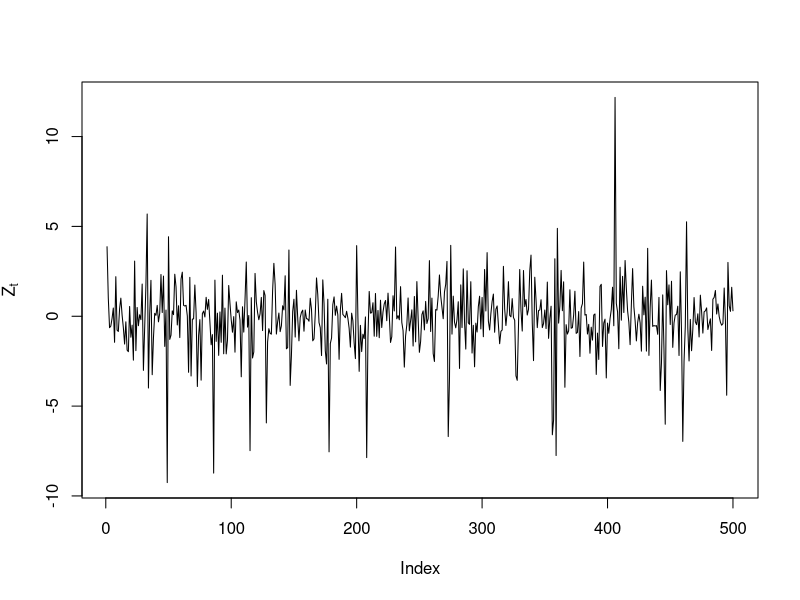
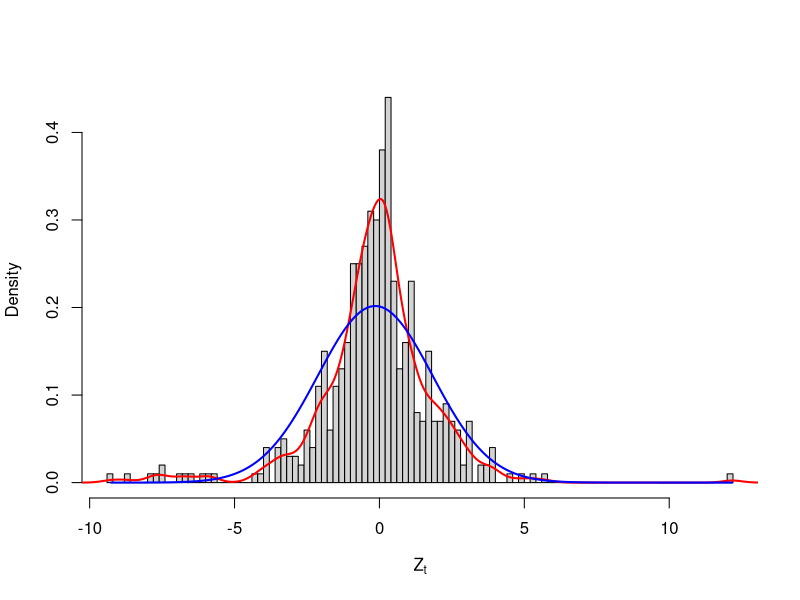
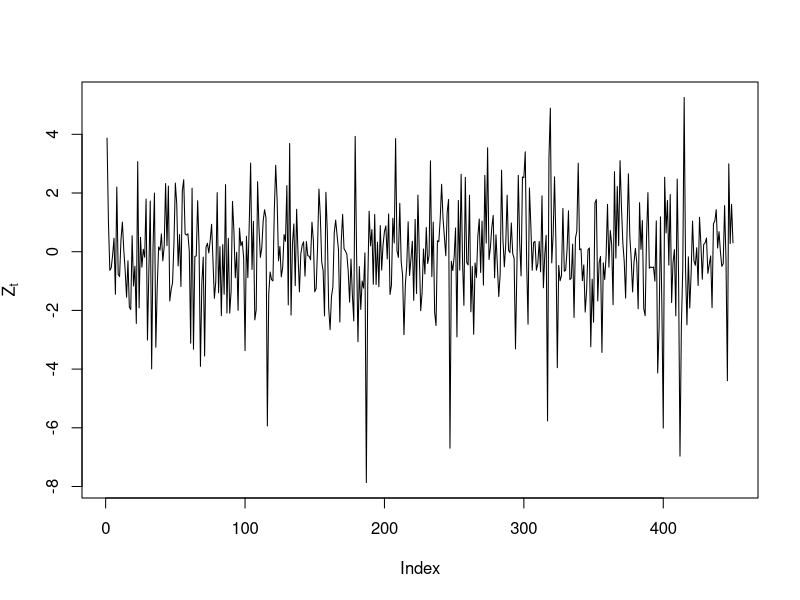
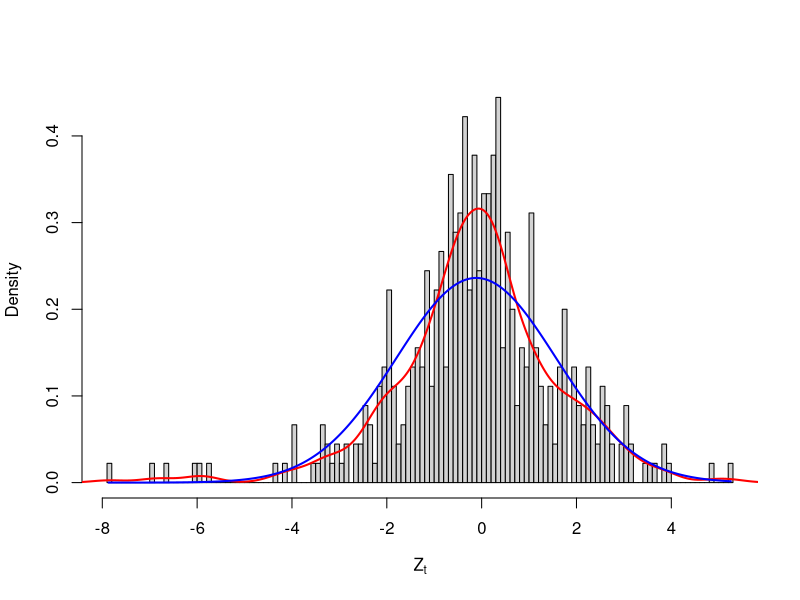
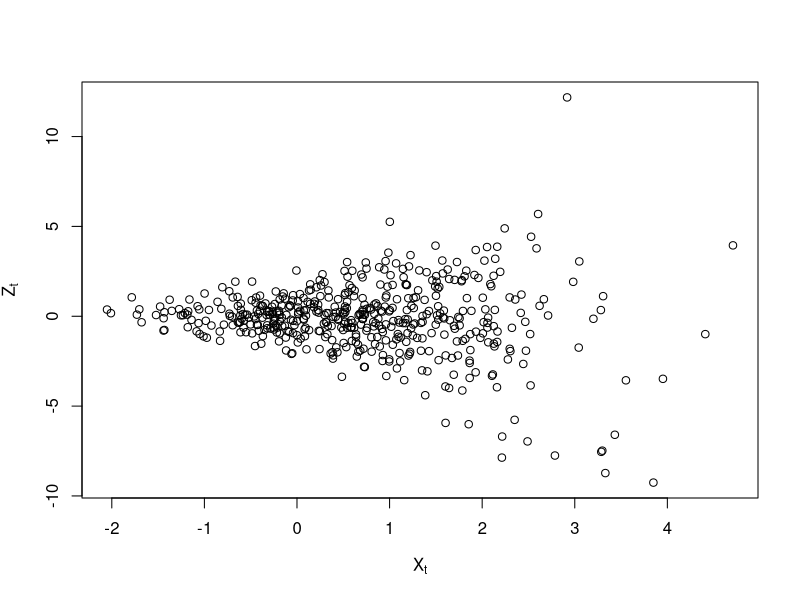
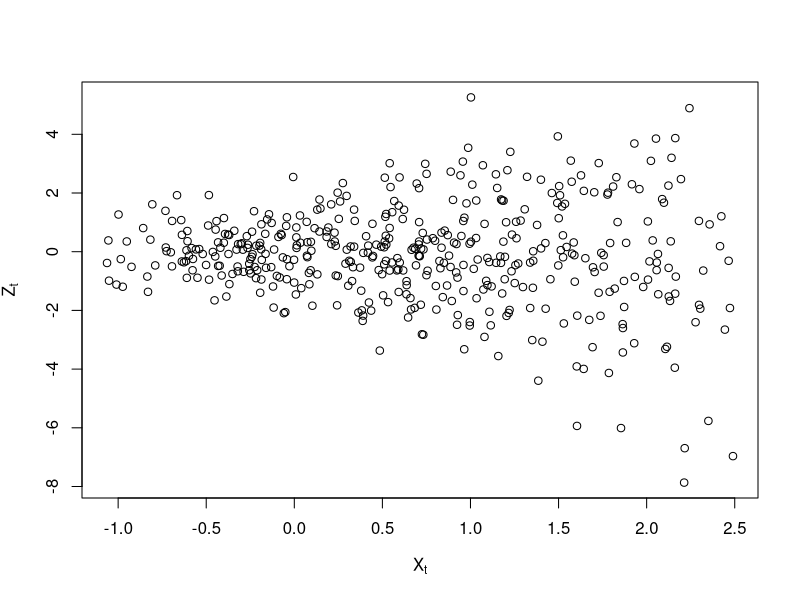
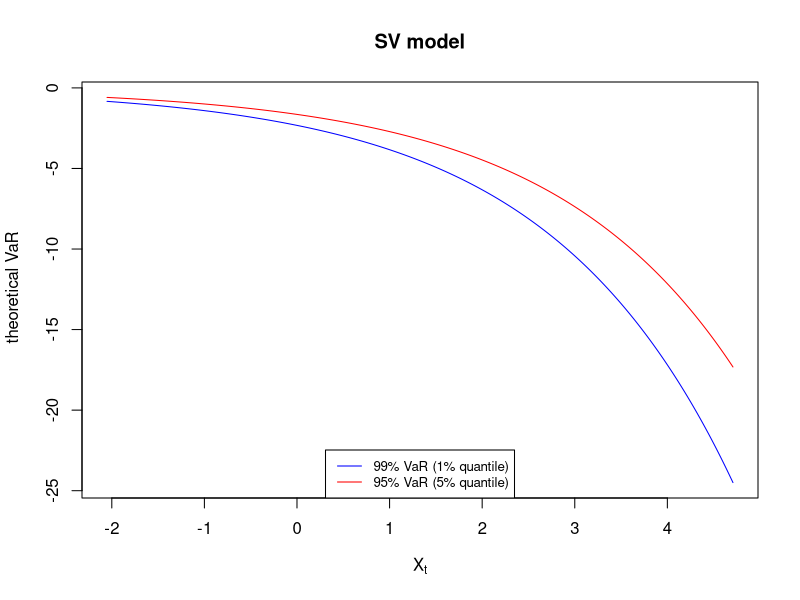
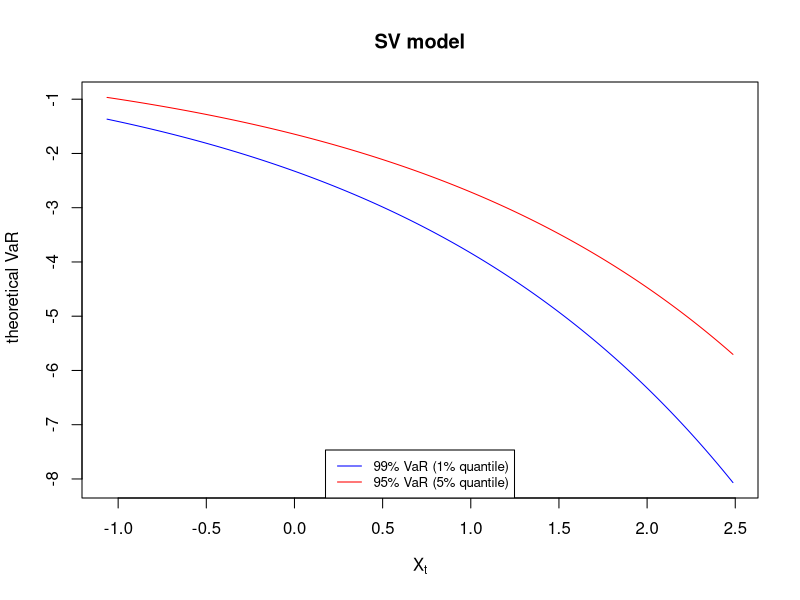

Write the R code that produced these figures, in order.
## ---- chunk 1
knitr::opts_chunk$set(warning=FALSE, message=FALSE, 
                      echo=TRUE, eval=TRUE)
## ---- chunk 2
# function for generating sample {Xt,Zt} t=1,...,n
simulate_data = function(n_sample, cutoff=0.05){
    # generate sample {Zt}
    #n_sample = n_sample / (1 - 2*cutoff)
    n_sample = n_sample + 1
    burn_in = 100
    n = n_sample + burn_in
    Z = X = rep(NA,n)
    X[1] = 1
    for (i in 2:n) {
        X[i] = 0.5 + 0.6*(X[i-1]-0.5) + 0.9*rnorm(1,0,1) # 0.2+0.6*X[i-1]+0.9*rnorm(1,0,1)
        Z[i] = exp(0.5*X[i]) * rnorm(1,0,1)
    }
    X = X[-(1:(burn_in+1))]
    Z = Z[-(1:(burn_in+1))]
    
    # cutoff the tail of each end
    cuts = as.vector(quantile(X, probs=c(cutoff,1-cutoff))) # both ends of X
    index = which((X>cuts[1]) & (X<cuts[2]))
    X_cut = X[index]
    Z_cut = Z[index]

    return(list(X=X, Z=Z, X_cut=X_cut, Z_cut=Z_cut, cuts=cuts))
}
## ---- chunk 3
# function for calculating theoretical conditional quantile
theo_con_q = function(x,p){ 
    exp(0.5*x) * qnorm(p,0,1,lower.tail=TRUE) 
#   qnorm(p,0,exp(0.5*x),lower.tail=TRUE) 
}
## ---- chunk 4
# simulate a group of data
set.seed(123)
data = simulate_data(n_sample=500, cutoff=0.05)
X = data$X
Z = data$Z
X_cut = data$X_cut
Z_cut = data$Z_cut
## ---- chunk 5
print("whole data")
c(min(X),max(X))
c(min(Z),max(Z))
print("cutted data")
c(min(X_cut),max(X_cut))
c(min(Z_cut),max(Z_cut))
## ---- chunk 6
# check the distribution of simulated data Zt
plot(Z, type="l", ylab=expression(Z[t]))
hist(Z, breaks=100, freq=FALSE, main="", xlab=expression(Z[t]))
lines(density(Z, adjust=1),col="red",lwd=2) # kernel density estimation
zz = seq(min(Z),max(Z),0.01)
lines(zz, dnorm(zz,mean(Z),sd(Z)), col="blue",lwd=2)

plot(Z_cut, type="l", ylab=expression(Z[t]))
hist(Z_cut, breaks=100, freq=FALSE, main="", xlab=expression(Z[t]))
lines(density(Z_cut, adjust=1),col="red",lwd=2) # kernel density estimation
zz_cut = seq(min(Z_cut),max(Z_cut),0.01)
lines(zz_cut, dnorm(zz_cut,mean(Z_cut),sd(Z_cut)), col="blue",lwd=2)
## ---- chunk 7
# check the scatterplot of {Xt, Zt} t=1,...,n
plot(X, Z, xlab=expression(X[t]), ylab=expression(Z[t]))
plot(X_cut, Z_cut, xlab=expression(X[t]), ylab=expression(Z[t]))
## ---- chunk 8
# plot 95% & 99% Conditional VaR

# whole data
xx = seq(min(X),max(X),0.01)
plot(xx, theo_con_q(xx,1-0.99), col="blue", type="l",
     xlab=expression(X[t]), ylab=" theoretical VaR", main="SV model",
     ylim=c(min(theo_con_q(xx,1-0.99)),max(theo_con_q(xx,1-0.95))) )
lines(xx, theo_con_q(xx,1-0.95), col="red")
legend("bottom",legend=c("99% VaR (1% quantile)","95% VaR (5% quantile)"),
       col=c("blue","red"),lty=1, cex=0.8)

# cutoff data
xx = seq(min(X_cut),max(X_cut),0.01)
plot(xx, theo_con_q(xx,1-0.99), col="blue", type="l",
     xlab=expression(X[t]), ylab=" theoretical VaR", main="SV model",
     ylim=c(min(theo_con_q(xx,1-0.99)),max(theo_con_q(xx,1-0.95))) )
lines(xx, theo_con_q(xx,1-0.95), col="red")
legend("bottom",legend=c("99% VaR (1% quantile)","95% VaR (5% quantile)"),
       col=c("blue","red"),lty=1, cex=0.8)
## ---- chunk 9
# plot theoretical VaR on the scatterplot of {Xt, Zt} t=1,...,n
xx = seq(min(X),max(X),0.01)
plot(X, Z, ylim=c(min(Z)-5,max(Z)+5), 
     xlab=expression(X[t]), ylab=expression(Z[t]), main="Theoretical Quantiles")
lines(xx, theo_con_q(xx,1-0.99), col="blue")
lines(xx, theo_con_q(xx,1-0.95), col="red")
lines(xx, theo_con_q(xx,1-0.05), col="green")
lines(xx, theo_con_q(xx,1-0.01), col="orange")
legend("top",legend=c("99% VaR (1% quantile)","95% VaR (5% quantile)",
                      "5% VaR (95% quantile)","1% VaR (99% quantile)"),
       col=c("blue","red","green","orange"),lty=1, cex=0.8)

# cutoff data
xx = seq(min(X_cut),max(X_cut),0.01)
plot(X_cut, Z_cut, ylim=c(min(Z_cut)-1,max(Z_cut)+2), 
     xlab=expression(X[t]), ylab=expression(Z[t]), main="Theoretical Quantiles")
lines(xx, theo_con_q(xx,1-0.99), col="blue")
lines(xx, theo_con_q(xx,1-0.95), col="red")
lines(xx, theo_con_q(xx,1-0.05), col="green")
lines(xx, theo_con_q(xx,1-0.01), col="orange")
legend("topleft",legend=c("99% VaR (1% quantile)","95% VaR (5% quantile)",
                      "5% VaR (95% quantile)","1% VaR (99% quantile)"),
       col=c("blue","red","green","orange"),lty=1, cex=0.8)

## ---- chunk 10
# function for estimating conditional quantile
kernel_con_q_est = function(X,Z,p,h){
    
    # generate grids for X & Z(quantile) directions
    xx = seq(min(X), max(X), length.out=1000)
    #xx = X[order(X)]
    qq = Z[order(Z)] 
    
    # calculate the weight Wi(x) for each x in the xx
    kernel_m = outer(xx,X,"-")
    kernel_d = dnorm(kernel_m/h)     # Gaussian Kernel with bandwidth h
    W = kernel_d / rowSums(kernel_d)
    
    # get the quantile q(x) for each x in the xx,  s.t. Fn(x) closest to p
    qq_est = rep(NA,length(xx))
    for (i in 1:length(xx)) {
        Fns = rep(NA,length(qq))
        for (j in 1:length(qq)) {
            Fns[j] = sum( W[i,]*(Z<=qq[j]) )  # element-wise production
        }
        index = which.min(abs(Fns-p))
        qq_est[i] = qq[index]
    }
    return(list(xx=xx, qq_est=qq_est))
}
## ---- chunk 11
# estimate conditional quantile with "kernel conditional quantile estimation"
library(KernSmooth)

estimate_con_q = function(X,Z,p,h0.5=NULL,dpill_trim){
    # get h0.5 if not given
    if (is.null(h0.5)) { 
        h0.5 = dpill(X,Z, trim=dpill_trim,      #  trim = min(0.05,10/length(X))
                     blockmax=ceiling(length(X)/10), divisor=10)
    }
    
    # calculate optimal h
    opt_h = (2/pi * p*(1-p) * dnorm(qnorm(p))^(-2) * h0.5^5) ^ (1/5)
        
    # estimate conditional quantile using opt_h
    qq_est1 = kernel_con_q_est(X,Z,p,opt_h)
        
    # estimate conditional quantile using sqrt(2)*opt_h
    qq_est2 = kernel_con_q_est(X,Z,p,sqrt(2)*opt_h)
        
    # bias correction
    qq_est = 2*qq_est1$qq_est - qq_est2$qq_est
    
    return(list(xx=qq_est1$xx, qq_est=qq_est, h0.5=h0.5, opt_h=opt_h))
}
## ---- chunk 12
# estimate the conditional quantile (cutted)
est_01 = estimate_con_q(X_cut,Z_cut,p=1-0.99, dpill_trim=0.01)
est_05 = estimate_con_q(X_cut,Z_cut,p=1-0.95, dpill_trim=0.01)
c(est_01$h0.5, est_01$opt_h)
c(est_05$h0.5, est_05$opt_h)
## ---- chunk 13
# plot estimated VaR on the scatterplot of {Xt, Zt} t=1,...,n
plot(X_cut, Z_cut, ylim=c(min(Z_cut)-1,max(Z_cut)+2), 
     xlab=expression(X[t]), ylab=expression(Z[t]), main="Original Quantile Estimation")
lines(est_01$xx, theo_con_q(est_01$xx,1-0.99), col="blue")
lines(est_05$xx, theo_con_q(est_05$xx,1-0.95), col="red")
lines(est_01$xx, est_01$qq_est, col="green")
lines(est_05$xx, est_05$qq_est, col="orange")
legend("topleft",col=c("blue","red"),lty=1, cex=0.8,
       legend=c("Theoretical 99% VaR (1% quantile)","Theoretical 95% VaR (5% quantile)"))
legend("topright",col=c("green","orange"),lty=1, cex=0.8,
       legend=c("Estimated 99% VaR (1% quantile)","Estimated 95% VaR (5% quantile)"))
## ---- chunk 14
# select best smoothing bandwidth
bs = seq(0.1,max(est_01$xx)-min(est_01$xx),0.1)
DMAE_ksmooth = matrix(NA,length(bs),4)
colnames(DMAE_ksmooth) = c("bs","DMAE-1%","DMAE-5%","sum")
for (i in 1:length(bs)) {
    DMAE_ksmooth[i,1] = bs[i]
    est_01_s = ksmooth(est_01$xx,est_01$qq_est,kernel="normal",bandwidth=bs[i])$y
    est_05_s = ksmooth(est_05$xx,est_05$qq_est,kernel="normal",bandwidth=bs[i])$y
    DMAE_ksmooth[i,2] = mean(abs(theo_con_q(est_01$xx,1-0.99) - est_01_s))
    DMAE_ksmooth[i,3] = mean(abs(theo_con_q(est_05$xx,1-0.95) - est_05_s))
    DMAE_ksmooth[i,4] = mean(DMAE_ksmooth[i,2:3])
}
min_b_ksmooth_01 = DMAE_ksmooth[,1][which.min(DMAE_ksmooth[,2])]
min_b_ksmooth_05 = DMAE_ksmooth[,1][which.min(DMAE_ksmooth[,3])]
c(min_b_ksmooth_01, min_b_ksmooth_05)
c(min(DMAE_ksmooth[,2]), min(DMAE_ksmooth[,3]))
## ---- chunk 15
b_01 = dpill(est_01$xx,est_01$qq_est,trim=0.01)
b_05 = dpill(est_05$xx,est_05$qq_est,trim=0.01)
c(b_01, b_05)
## ---- chunk 16
plot(DMAE_ksmooth[,2]~DMAE_ksmooth[,1],xlab="bandwidth",ylab="DMAE",main="DMAE(p) for p = 1%")
abline(v=min_b_ksmooth_01,col="red")
abline(v=est_01$opt_h,col="blue")
abline(v=b_01,col="green")
legend("bottomright",legend=c("best bandwidth with minimum DMAE","optimal bandwidth in original estimation","dpill() selected bandwidth"), col=c("red","blue","green"), lty=1, cex=0.8)

plot(DMAE_ksmooth[,3]~DMAE_ksmooth[,1],xlab="bandwidth",ylab="DMAE",main="DMAE(p) for p = 5%")
abline(v=min_b_ksmooth_05,col="red")
abline(v=est_05$opt_h,col="blue")
abline(v=b_05,col="green")
legend("bottomright",legend=c("best bandwidth with minimum DMAE","optimal bandwidth in original estimation","dpill() selected bandwidth"), col=c("red","blue","green"), lty=1, cex=0.8)
## ---- chunk 17
# select best smoothing bandwidth
bs = seq(0.1,max(est_01$xx)-min(est_01$xx),0.1)
DMAE_locpoly = matrix(NA,length(bs),4)
colnames(DMAE_locpoly) = c("bs","DMAE-1%","DMAE-5%","sum")
for (i in 1:length(bs)) {
    DMAE_locpoly[i,1] = bs[i]
    est_01_s = locpoly(est_01$xx,est_01$qq_est,kernel="normal",bandwidth=bs[i],
                                                        gridsize=1000,degree=2)$y
    est_05_s = locpoly(est_05$xx,est_05$qq_est,kernel="normal",bandwidth=bs[i],
                                                        gridsize=1000,degree=2)$y
    DMAE_locpoly[i,2] = mean(abs(theo_con_q(est_01$xx,1-0.99) - est_01_s))
    DMAE_locpoly[i,3] = mean(abs(theo_con_q(est_05$xx,1-0.95) - est_05_s))
    DMAE_locpoly[i,4] = mean(DMAE_locpoly[i,2:3])
}
min_b_locpoly_01 = DMAE_locpoly[,1][which.min(DMAE_locpoly[,2])]
min_b_locpoly_05 = DMAE_locpoly[,1][which.min(DMAE_locpoly[,3])]
c(min_b_locpoly_01, min_b_locpoly_05)
c(min(DMAE_locpoly[,2]), min(DMAE_locpoly[,3]))
## ---- chunk 18
plot(DMAE_locpoly[,2]~DMAE_locpoly[,1],xlab="bandwidth",ylab="DMAE",main="DMAE(p) for p = 1%")
abline(v=min_b_locpoly_01,col="red")
abline(v=est_01$opt_h,col="blue")
abline(v=b_01,col="green")
legend("bottomright",legend=c("best bandwidth with minimum DMAE","optimal bandwidth in original estimation","dpill() selected bandwidth"), col=c("red","blue","green"), lty=1, cex=0.8)

plot(DMAE_locpoly[,3]~DMAE_locpoly[,1],xlab="bandwidth",ylab="DMAE",main="DMAE(p) for p = 5%")
abline(v=min_b_locpoly_05,col="red")
abline(v=est_05$opt_h,col="blue")
abline(v=b_05,col="green")
legend("bottomright",legend=c("best bandwidth with minimum DMAE","optimal bandwidth in original estimation","dpill() selected bandwidth"), col=c("red","blue","green"), lty=1, cex=0.8)
## ---- chunk 19
# plot estimated VaR on the scatterplot of {Xt, Zt} t=1,...,n  (cutted)
plot(X_cut, Z_cut, ylim=c(min(Z_cut)-1,max(Z_cut)+2), 
     xlab=expression(X[t]), ylab=expression(Z[t]), main="Smoothed Quantile Estimation (ksmooth)")
lines(est_01$xx, theo_con_q(est_01$xx,1-0.99), col="blue")
lines(est_05$xx, theo_con_q(est_05$xx,1-0.95), col="red")
lines(ksmooth(est_01$xx,est_01$qq_est,kernel="normal",bandwidth=est_01$opt_h), col="green")
lines(ksmooth(est_05$xx,est_05$qq_est,kernel="normal",bandwidth=est_05$opt_h), col="orange")
legend("topleft",col=c("blue","red"),lty=1, cex=0.8,
       legend=c("Theoretical 99% VaR (1% quantile)","Theoretical 95% VaR (5% quantile)"))
legend("topright",col=c("green","orange"),lty=1, cex=0.8,
       legend=c("Estimated 99% VaR (1% quantile)","Estimated 95% VaR (5% quantile)"))


# plot estimated VaR on the scatterplot of {Xt, Zt} t=1,...,n  (cutted)
plot(X_cut, Z_cut, ylim=c(min(Z_cut)-1,max(Z_cut)+2), 
     xlab=expression(X[t]), ylab=expression(Z[t]), main="Smoothed Quantile Estimation (locpoly, degree=1)")
lines(est_01$xx, theo_con_q(est_01$xx,1-0.99), col="blue")
lines(est_05$xx, theo_con_q(est_05$xx,1-0.95), col="red")
lines(locpoly(est_01$xx,est_01$qq_est,kernel="normal",bandwidth=est_01$opt_h,gridsize=1000), col="green")
lines(locpoly(est_05$xx,est_05$qq_est,kernel="normal",bandwidth=est_05$opt_h,gridsize=1000), col="orange")
legend("topleft",col=c("blue","red"),lty=1, cex=0.8,
       legend=c("Theoretical 99% VaR (1% quantile)","Theoretical 95% VaR (5% quantile)"))
legend("topright",col=c("green","orange"),lty=1, cex=0.8,
       legend=c("Estimated 99% VaR (1% quantile)","Estimated 95% VaR (5% quantile)"))


# plot estimated VaR on the scatterplot of {Xt, Zt} t=1,...,n  (cutted)
plot(X_cut, Z_cut, ylim=c(min(Z_cut)-1,max(Z_cut)+2), 
     xlab=expression(X[t]), ylab=expression(Z[t]), main="Smoothed Quantile Estimation (locpoly, degree=2)")
lines(est_01$xx, theo_con_q(est_01$xx,1-0.99), col="blue")
lines(est_05$xx, theo_con_q(est_05$xx,1-0.95), col="red")
lines(locpoly(est_01$xx,est_01$qq_est,kernel="normal",bandwidth=est_01$opt_h,gridsize=1000,degree=2), col="green")
lines(locpoly(est_05$xx,est_05$qq_est,kernel="normal",bandwidth=est_05$opt_h,gridsize=1000,degree=2), col="orange")
legend("topleft",col=c("blue","red"),lty=1, cex=0.8,
       legend=c("Theoretical 99% VaR (1% quantile)","Theoretical 95% VaR (5% quantile)"))
legend("topright",col=c("green","orange"),lty=1, cex=0.8,
       legend=c("Estimated 99% VaR (1% quantile)","Estimated 95% VaR (5% quantile)"))
## ---- chunk 20
# function for running multiple simulations and calculate the average DMAE

average_DMAE = function(n_sample, n_sim){
    
    total.start = Sys.time()
    
    DMAEs_ksm0.01 = DMAEs_ksm0.05 = NULL
    DMAEs_loc0.01 = DMAEs_loc0.05 = NULL
    DMAEs_loc0.01_d2 = DMAEs_loc0.05_d2 = NULL
    
    theo_q_range0.01 = theo_q_range0.05 = matrix(NA,n_sim,2)
    
    Z_range = matrix(NA,n_sim,2)
    
    while (length(DMAEs_ksm0.01)<n_sim) {
        
        # generate sample {Xt,Zt} t=1,...,n
        data = simulate_data(n_sample, cutoff=0.05)
        X = data$X_cut
        Z = data$Z_cut
        
        # get h0.5
        h0.5 = try( dpill(X,Z, trim=0.01,
                    blockmax=ceiling(length(X)/10),divisor=10), silent=TRUE)
        # skip to next simulation if function gets: NaN or error(bandwidth<=0)
        if (is.na(h0.5) | !is.numeric(h0.5)) { next }
        
        #######################################  0.01
        # estimate the conditional quantile
        con_q_est = estimate_con_q(X,Z,p=0.01,h0.5)
        
        # 2nd kernel smoothing of the estimates
        qq_est_ksm0.01 = ksmooth(con_q_est$xx,con_q_est$qq_est,
                                 kernel="normal",bandwidth=con_q_est$opt_h)$y
        qq_est_loc0.01 = locpoly(con_q_est$xx,con_q_est$qq_est,
                                 kernel="normal",bandwidth=con_q_est$opt_h,gridsize=1000)$y
        qq_est_loc0.01_d2 = locpoly(con_q_est$xx,con_q_est$qq_est,
                                 kernel="normal",bandwidth=con_q_est$opt_h,gridsize=1000,
                                                                                degree=2)$y
        #######################################  0.01
        
        #######################################  0.05
        # estimate the conditional quantile
        con_q_est = estimate_con_q(X,Z,p=0.05,h0.5)
        
        # 2nd kernel smoothing of the estimates
        qq_est_ksm0.05 = ksmooth(con_q_est$xx,con_q_est$qq_est,
                                 kernel="normal",bandwidth=con_q_est$opt_h)$y
        qq_est_loc0.05 = locpoly(con_q_est$xx,con_q_est$qq_est,
                                 kernel="normal",bandwidth=con_q_est$opt_h,gridsize=1000)$y
        qq_est_loc0.05_d2 = locpoly(con_q_est$xx,con_q_est$qq_est,
                                 kernel="normal",bandwidth=con_q_est$opt_h,gridsize=1000,
                                                                                degree=2)$y
        #######################################  0.05
        
        # calculate the theoretical conditional quantile
        theo_qq0.01 = theo_con_q(con_q_est$xx, p=0.01)
        theo_qq0.05 = theo_con_q(con_q_est$xx, p=0.05)
        
        # calculate DMAE
        DMAEs_ksm0.01 = c(DMAEs_ksm0.01, mean(abs(qq_est_ksm0.01 - theo_qq0.01)))
        DMAEs_loc0.01 = c(DMAEs_loc0.01, mean(abs(qq_est_loc0.01 - theo_qq0.01)))
        DMAEs_loc0.01_d2 = c(DMAEs_loc0.01_d2, mean(abs(qq_est_loc0.01_d2 - theo_qq0.01)))
        
        
        DMAEs_ksm0.05 = c(DMAEs_ksm0.05, mean(abs(qq_est_ksm0.05 - theo_qq0.05)))
        DMAEs_loc0.05 = c(DMAEs_loc0.05, mean(abs(qq_est_loc0.05 - theo_qq0.05)))
        DMAEs_loc0.05_d2 = c(DMAEs_loc0.05_d2, mean(abs(qq_est_loc0.05_d2 - theo_qq0.05)))
        
        # store the range of theoretical conditional quantile
        theo_q_range0.01[length(DMAEs_ksm0.01), ] = c(min(theo_qq0.01), max(theo_qq0.01))
        theo_q_range0.05[length(DMAEs_ksm0.05), ] = c(min(theo_qq0.05), max(theo_qq0.05))
        
        # store the range of X & Z
        Z_range[length(DMAEs_ksm0.01), ] = c(min(Z),max(Z))
        
        print(length(DMAEs_ksm0.01))
    }
    
    total.time = as.numeric(Sys.time() - total.start)
    
    list0.01 = list(DMAEs_ksm=DMAEs_ksm0.01, ksm=mean(DMAEs_ksm0.01),
                    DMAEs_loc=DMAEs_loc0.01, loc=mean(DMAEs_loc0.01),
                    DMAEs_loc_d2=DMAEs_loc0.01_d2, loc_d2=mean(DMAEs_loc0.01_d2),
                    theo_q_range=theo_q_range0.01)
    
    list0.05 = list(DMAEs_ksm=DMAEs_ksm0.05, ksm=mean(DMAEs_ksm0.05),
                    DMAEs_loc=DMAEs_loc0.05, loc=mean(DMAEs_loc0.05),
                    DMAEs_loc_d2=DMAEs_loc0.05_d2, loc_d2=mean(DMAEs_loc0.05_d2),
                    theo_q_range=theo_q_range0.05)
    
    return(list(list0.01=list0.01, list0.05=list0.05, Z_range=Z_range, 
                total.time=total.time))
}
